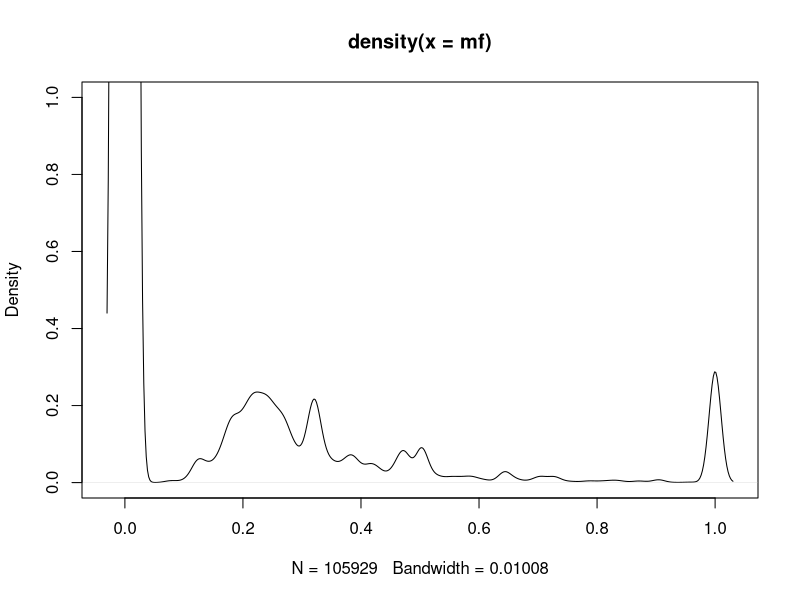
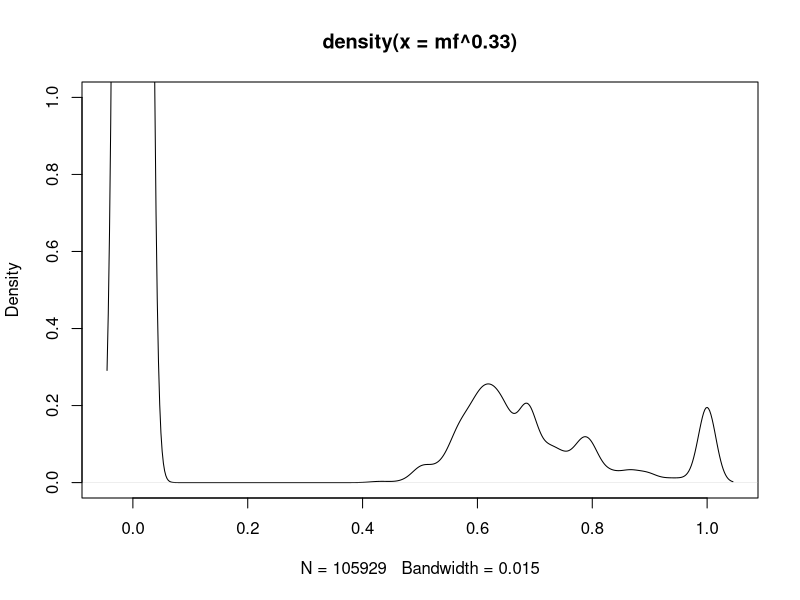
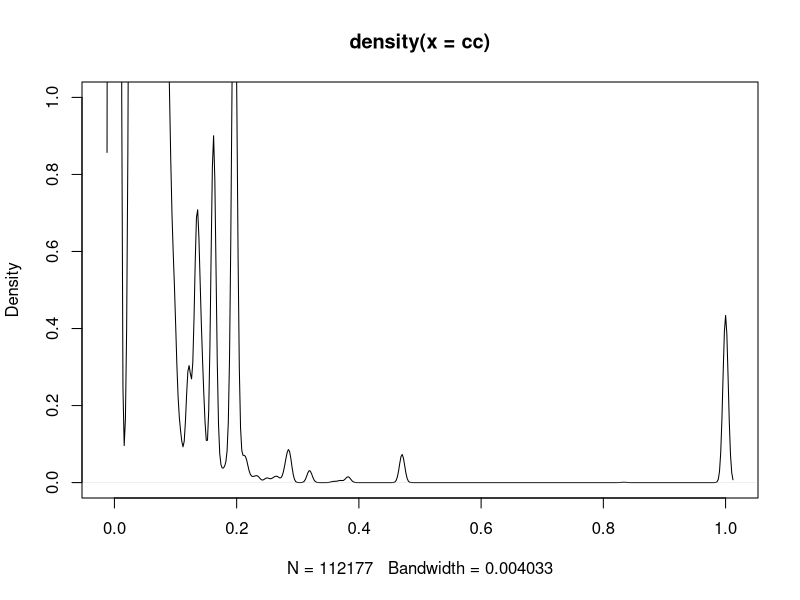
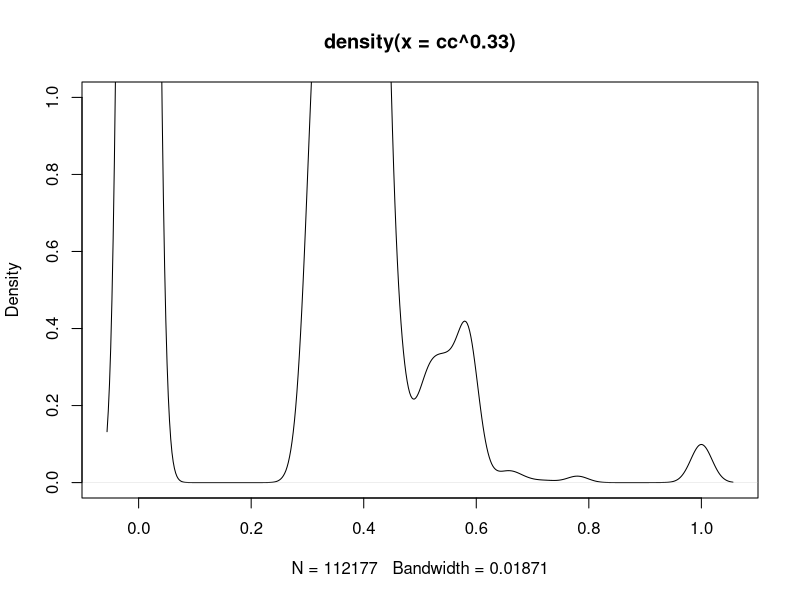
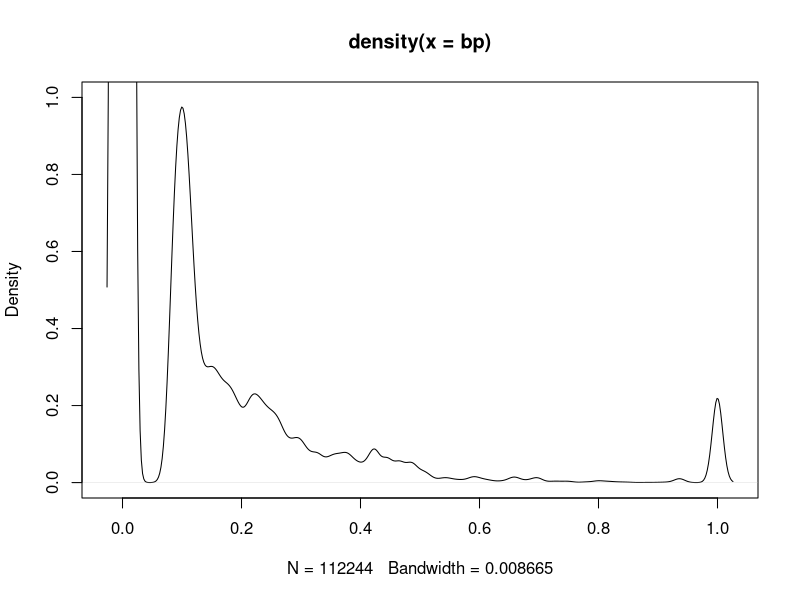
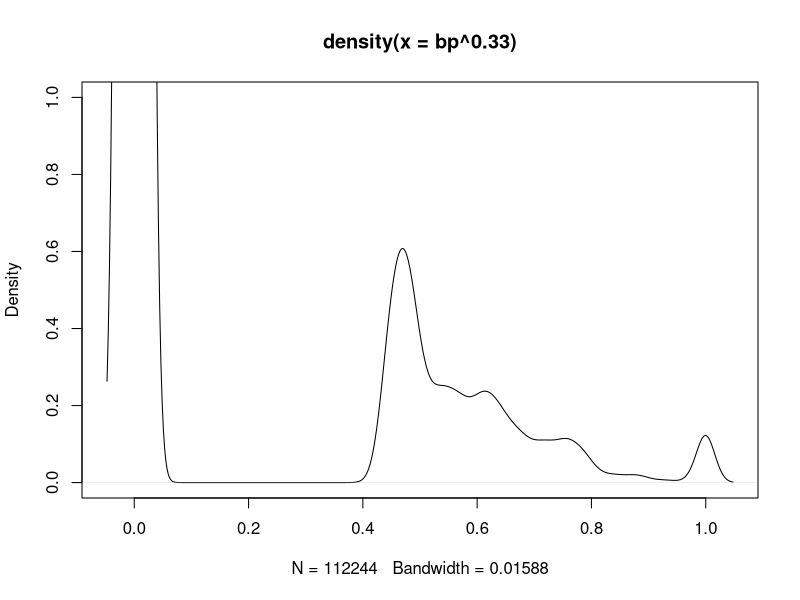

The R source for these figures, in order:
#!/usr/bin/env Rscript

cc <- as.numeric(as.matrix(read.table("similarity.LIN-RESNIK.CC.subset.tab"))[,3])
mf <- as.numeric(as.matrix(read.table("similarity.LIN-RESNIK.MF.subset.tab"))[,3])
bp <- as.numeric(as.matrix(read.table("similarity.LIN-RESNIK.BP.subset.tab"))[,3])

png("mf-before.png")
plot(density(mf),ylim=c(0,1))
png("mf-after.png")
plot(density(mf^0.33),ylim=c(0,1))


png("cc-before.png")
plot(density(cc),ylim=c(0,1))
png("cc-after.png")
plot(density(cc^0.33),ylim=c(0,1))

png("bp-before.png")
plot(density(bp),ylim=c(0,1))
png("bp-after.png")
plot(density(bp^0.33),ylim=c(0,1))

q();
